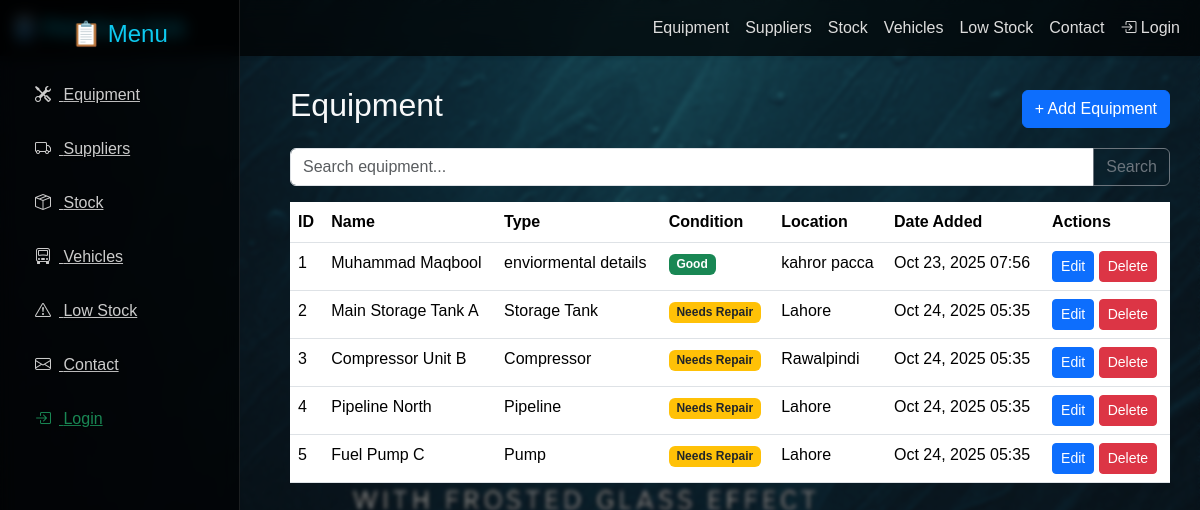
Screenshot of /equipment/ with the database file from the repository.
### blog/models.py (models this page shows, shortened)
class Equipment(models.Model):
    EQUIPMENT_TYPES = [
        ("Pump", "Pump"),
        ("Compressor", "Compressor"),
        ("Storage Tank", "Storage Tank"),
        ("Pipeline", "Pipeline"),
    ]
    name = models.CharField(max_length=150)
    type = models.CharField(max_length=120, choices=EQUIPMENT_TYPES)
    condition = models.CharField(max_length=50, choices=[
        ('Good', 'Good'),
        ('Needs Repair', 'Needs Repair'),
        ('Out of Order', 'Out of Order'),
    ], default='Good')
    location = models.CharField(max_length=150, blank=True)
    storage_capacity = models.FloatField(default=0, help_text="Capacity in barrels or cubic meters")
    date_added = models.DateTimeField(auto_now_add=True)

### blog/views.py (the view)
# urls.py: path('equipment/', views.equipment_list, name='equipment_list'),
def equipment_list(request):
    equipments = Equipment.objects.all()
    return render(request, 'equipment/list.html', {'equipments': equipments})

### blog/templates/equipment/list.html (shortened to what this page needs)
{% extends 'base.html' %}
{% block body %}
<div class="d-flex justify-content-between align-items-center mb-3">
  <h2>Equipment</h2>
  <div>
    <a href="{% url 'equipment_add' %}" class="btn btn-primary">+ Add Equipment</a>
  </div>
</div>
<form class="mb-3" method="get">
  <div class="input-group">
    <input type="text" name="q" value="{{ q }}" class="form-control" placeholder="Search equipment...">
    <button class="btn btn-outline-secondary">Search</button>
  </div>
</form>
<table class="table table-hover">
  <thead>
    <tr>
      <th>ID</th><th>Name</th><th>Type</th><th>Condition</th><th>Location</th><th>Date Added</th><th>Actions</th>
    </tr>
  </thead>
  <tbody>
    {% for eq in equipments %}
    <tr>
      <td>{{ eq.id }}</td>
      <td>{{ eq.name }}</td>
      <td>{{ eq.type }}</td>
      <td>
        {% if eq.condition == "Good" %}
          <span class="badge bg-success">Good</span>
        {% elif eq.condition == "Needs Repair" %}
          <span class="badge bg-warning text-dark">Needs Repair</span>
        {% else %}
          <span class="badge bg-danger">Out of Order</span>
        {% endif %}
      </td>
      <td>{{ eq.location }}</td>
      <td>{{ eq.date_added|date:"M d, Y H:i" }}</td>
      <td>
        <a href="{% url 'equipment_edit' eq.id %}" class="btn btn-sm btn-primary">Edit</a>
        <a href="{% url 'equipment_delete' eq.id %}" class="btn btn-sm btn-danger">Delete</a>
      </td>
    </tr>
    {% empty %}
    <tr><td colspan="7" class="text-center">No equipment found</td></tr>
    {% endfor %}
  </tbody>
</table>
{% endblock body %}

### rows the page displays
Equipment: id "1", name "Muhammad Maqbool", type "enviormental details", condition "Good", location "kahror pacca", date_added "Oct 23, 2025 07:56"
Equipment: id "2", name "Main Storage Tank A", type "Storage Tank", condition "Needs Repair", location "Lahore", date_added "Oct 24, 2025 05:35"
Equipment: id "3", name "Compressor Unit B", type "Compressor", condition "Needs Repair", location "Rawalpindi", date_added "Oct 24, 2025 05:35"
Equipment: id "4", name "Pipeline North", type "Pipeline", condition "Needs Repair", location "Lahore", date_added "Oct 24, 2025 05:35"
Equipment: id "5", name "Fuel Pump C", type "Pump", condition "Needs Repair", location "Lahore", date_added "Oct 24, 2025 05:35"
